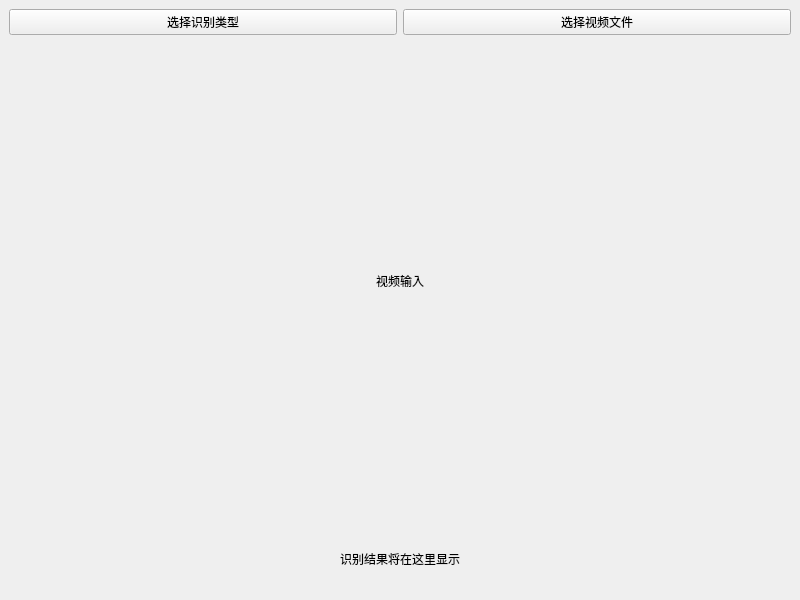
<?xml version="1.0" encoding="UTF-8"?>
<ui version="4.0">
 <class>MainWindow</class>
 <widget class="QMainWindow" name="MainWindow">
  <property name="geometry">
   <rect>
    <x>0</x>
    <y>0</y>
    <width>800</width>
    <height>600</height>
   </rect>
  </property>
  <property name="windowTitle">
   <string>动物植物识别系统</string>
  </property>
  <widget class="QWidget" name="centralwidget">
   <layout class="QVBoxLayout" name="verticalLayout">
    <item>
     <layout class="QHBoxLayout" name="topLayout">
      <item>
       <widget class="QPushButton" name="selectButton">
        <property name="text">
         <string>选择识别类型</string>
        </property>
       </widget>
      </item>
      <item>
       <widget class="QPushButton" name="loadVideoButton">
        <property name="text">
         <string>选择视频文件</string>
        </property>
       </widget>
      </item>
     </layout>
    </item>
    <item>
     <widget class="QLabel" name="videoLabel">
      <property name="text">
       <string>视频输入</string>
      </property>
      <property name="alignment">
       <set>Qt::AlignCenter</set>
      </property>
      <property name="sizePolicy">
       <sizepolicy hsizetype="Expanding" vsizetype="Expanding">
        <horstretch>0</horstretch>
        <verstretch>0</verstretch>
       </sizepolicy>
      </property>
      <property name="minimumSize">
       <size>
        <width>640</width>
        <height>480</height>
       </size>
      </property>
     </widget>
    </item>
    <item>
     <widget class="QLabel" name="resultLabel">
      <property name="text">
       <string>识别结果将在这里显示</string>
      </property>
      <property name="alignment">
       <set>Qt::AlignCenter</set>
      </property>
      <property name="sizePolicy">
       <sizepolicy hsizetype="Expanding" vsizetype="Expanding">
        <horstretch>0</horstretch>
        <verstretch>0</verstretch>
       </sizepolicy>
      </property>
     </widget>
    </item>
   </layout>
  </widget>
  <resources/>
  <connections/>
 </widget>
 <resources/>
 <connections/>
</ui>
